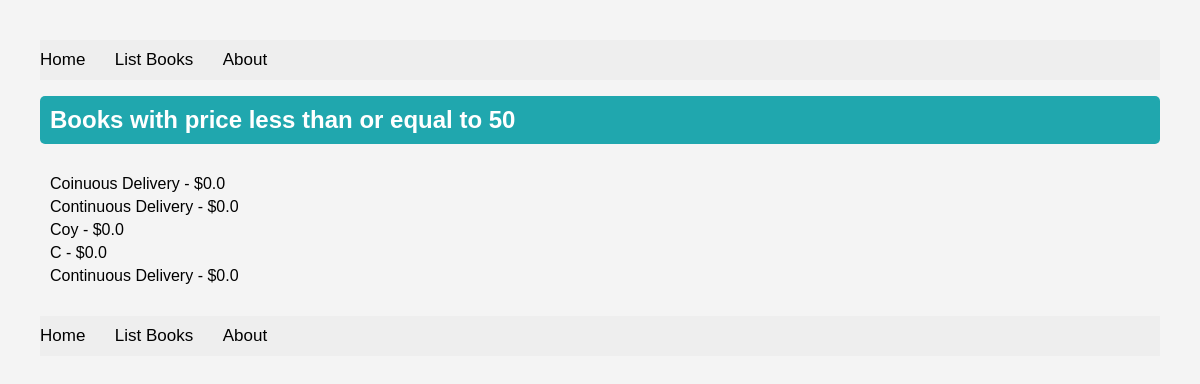
The page /books/lab8/task1 on the database its author committed.
### apps/bookmodule/models.py (models this page shows)
class Book(models.Model):
    title = models.CharField(max_length = 50)
    author = models.CharField(max_length = 50)
    price = models.FloatField(default = 0.0)
    edition = models.SmallIntegerField(default = 1)

### apps/bookmodule/views.py (the view)
# urls.py: path('lab8/task1',views.lab8_task1,name="Lab8_Task1"),
def lab8_task1(request):
   mybooks = Book.objects.filter(Q(price__lte = 50))
   return render(request, 'bookmodule/lab8/task1.html',{'books':mybooks})

### apps/templates/bookmodule/lab8/task1.html (shortened to what this page needs)
{% extends "layouts/base.html" %}
{% load static %}
{% block content %}
    <h1>Books with price less than or equal to 50</h1>
    <ul>
        {% for book in books %}
            <li>{{ book.title }} - ${{ book.price }}</li>
        {% endfor %}
    </ul>
    {% endblock content %}

### apps/static/styles.css (style rules this page uses)
h1 { background-color: #f4f4d4; color: green; padding: 15px; font-size: 24px; font-family: Arial, sans-serif; }
body { font-family: Arial, sans-serif; background-color: #f4f4f4; margin: 0; padding: 20px; }
h1 { color: #fff; background-color: #20a7ae; padding: 10px; border-radius: 5px; }
ul { list-style-type: none; padding: 10px; }
li { margin: 5px 0; }
body { font-family: Arial, sans-serif; margin: 20px; background-color: #f4f4f4; }

### rows shown on the page
Book: title "Coinuous Delivery", price "0.0"
Book: title "Continuous Delivery", price "0.0"
Book: title "Coy", price "0.0"
Book: title "C", price "0.0"
Book: title "Continuous Delivery", price "0.0"
